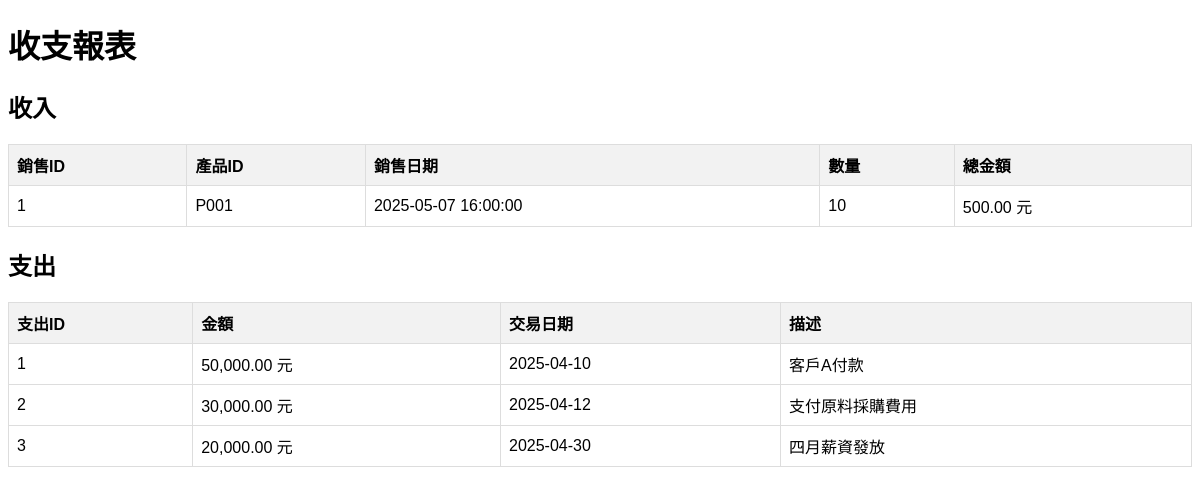
/reports/income_expense_report.php, run on the app's committed database.
### tables this page shows
CREATE TABLE `sales_records` (
  `sale_id` int(11) NOT NULL,
  `product_id` varchar(10) NOT NULL,
  `sale_date` timestamp NOT NULL DEFAULT current_timestamp(),
  `quantity` int(11) NOT NULL,
  `total_amount` decimal(10,2) NOT NULL,
  `shipment_status` enum('已出貨','未出貨') DEFAULT '未出貨',
  `payment_status` enum('已付款','未付款') DEFAULT '未付款'
);

CREATE TABLE `financial_transactions` (
  `transaction_id` int(11) NOT NULL,
  `transaction_type_id` int(11) DEFAULT NULL,
  `category` varchar(100) DEFAULT NULL,
  `related_id` int(11) DEFAULT NULL,
  `related_table` varchar(100) DEFAULT NULL,
  `amount` decimal(15,2) NOT NULL,
  `transaction_date` date NOT NULL,
  `description` text DEFAULT NULL
);

### reports/income_expense_report.php (the view, shortened to what this page needs)
<?php
include '../db_connect.php';
$query_income = "SELECT sale_id, product_id, sale_date, quantity, total_amount FROM sales_records";
$result_income = $conn->query($query_income);
$query_expense = "SELECT transaction_id, amount, transaction_date, description FROM financial_transactions";
$result_expense = $conn->query($query_expense);
?>
<!DOCTYPE html>
<html lang="en">
<head>
</head>
<body>
    <h1>收支報表</h1>
    <h2>收入</h2>
    <table>
        <thead>
            <tr>
                <th>銷售ID</th>
                <th>產品ID</th>
                <th>銷售日期</th>
                <th>數量</th>
                <th>總金額</th>
            </tr>
        </thead>
        <tbody>
            <?php if ($result_income->num_rows > 0): ?>
                <?php while ($income = $result_income->fetch_assoc()): ?>
                    <tr>
                        <td><?= htmlspecialchars($income['sale_id']) ?></td>
                        <td><?= htmlspecialchars($income['product_id']) ?></td>
                        <td><?= htmlspecialchars($income['sale_date']) ?></td>
                        <td><?= htmlspecialchars($income['quantity']) ?></td>
                        <td><?= htmlspecialchars(number_format($income['total_amount'], 2)) ?> 元</td>
                    </tr>
                <?php endwhile; ?>
            <?php else: ?>
                <tr>
                    <td colspan="5">無收入資料</td>
                </tr>
            <?php endif; ?>
        </tbody>
    </table>
    <h2>支出</h2>
    <table>
        <thead>
            <tr>
                <th>支出ID</th>
                <th>金額</th>
                <th>交易日期</th>
                <th>描述</th>
            </tr>
        </thead>
        <tbody>
            <?php if ($result_expense->num_rows > 0): ?>
                <?php while ($expense = $result_expense->fetch_assoc()): ?>
                    <tr>
                        <td><?= htmlspecialchars($expense['transaction_id']) ?></td>
                        <td><?= htmlspecialchars(number_format($expense['amount'], 2)) ?> 元</td>
                        <td><?= htmlspecialchars($expense['transaction_date']) ?></td>
                        <td><?= htmlspecialchars($expense['description']) ?></td>
                    </tr>
                <?php endwhile; ?>
            <?php else: ?>
                <tr>
                    <td colspan="4">無支出資料</td>
                </tr>
            <?php endif; ?>
        </tbody>
    </table>
</body>
</html>

### reports/income_expense_report.php (style rules this page uses)
body { font-family: Arial, sans-serif; }
table { width: 100%; border-collapse: collapse; margin-top: 20px; }
th, td { border: 1px solid #ddd; padding: 8px; text-align: left; }
th { background-color: #f2f2f2; }

### data on the page
sales_records: sale_id "1", product "P001", sale_date "2025-05-07 16:00:00", quantity "10", total_amount "500.00"
financial_transactions: transaction_id "1", amount "50,000.00", transaction_date "2025-04-10", description "客戶A付款"
financial_transactions: transaction_id "2", amount "30,000.00", transaction_date "2025-04-12", description "支付原料採購費用"
financial_transactions: transaction_id "3", amount "20,000.00", transaction_date "2025-04-30", description "四月薪資發放"
